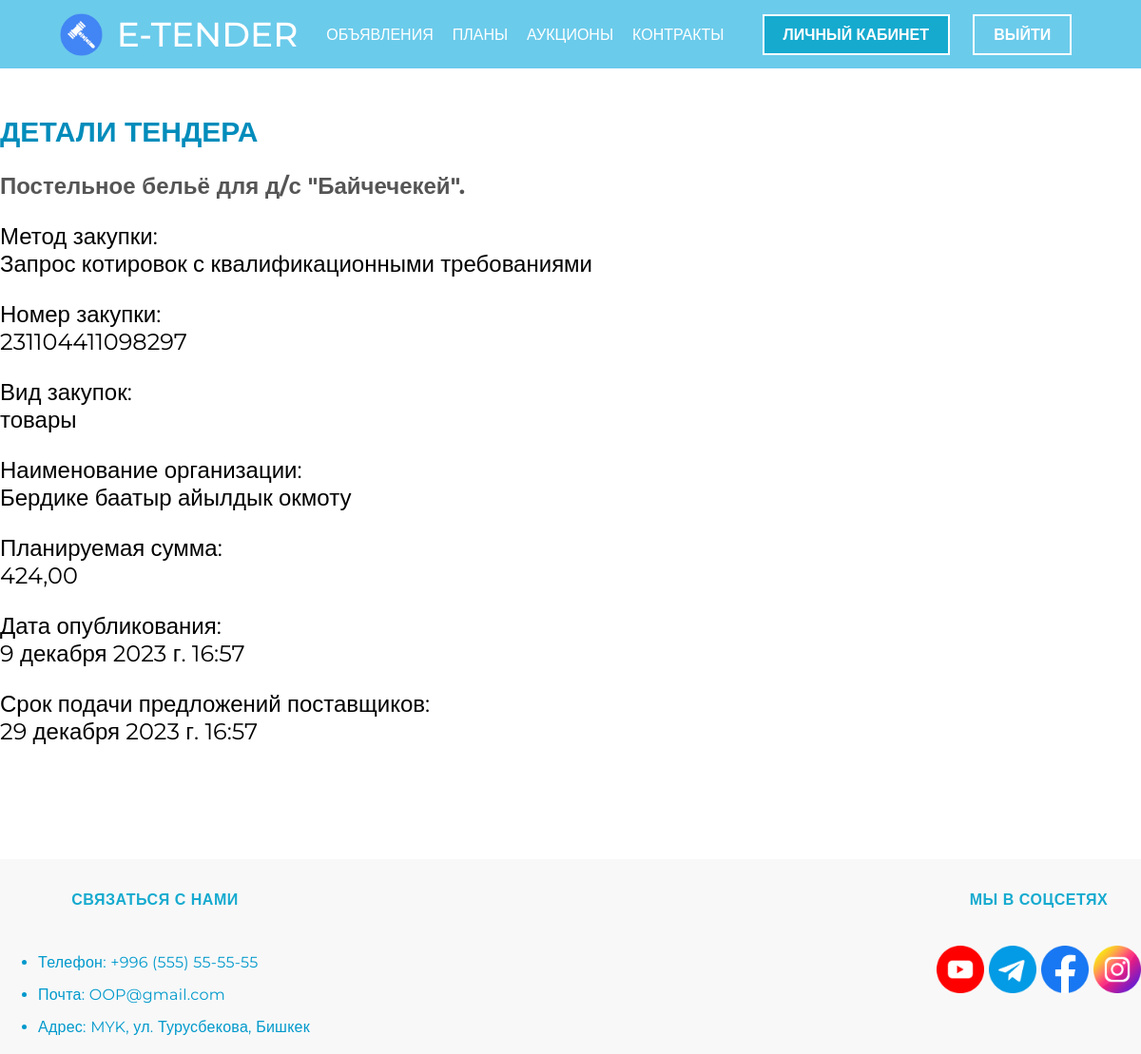
Page /tender/3/ (signed in) on the committed database.
### etender/models.py (models this page shows, shortened)
class Tender(models.Model):
    user = models.ForeignKey(User, on_delete=models.CASCADE, null=True, blank=True)
    purchase_name = models.CharField(max_length=100, verbose_name='Наименование закупки')
    purchase_method = models.CharField(max_length=100, verbose_name='Метод закупки')
    purchase_number = models.CharField(max_length=100, verbose_name='Номер закупки')
    purchase_type = models.CharField(max_length=100, verbose_name='Вид закупок')
    organization_name = models.CharField(max_length=100, verbose_name='Наименование организации')
    planned_amount = models.DecimalField(max_digits=10, decimal_places=2, verbose_name='Планируемая сумма')
    publication_date = models.DateTimeField(verbose_name='Дата опубликования')
    proposal_deadline = models.DateTimeField(verbose_name='Срок подачи предложений поставщиков')

### etender/views.py (the view)
# urls.py: path('tender/<int:tender_id>/', tender_detail, name='tender_detail'),
@login_required
def tender_detail(request, tender_id):
    tender = get_object_or_404(Tender, id=tender_id)
    if request.method == 'POST' and 'edit_tender' in request.POST:
        if request.user == tender.user:
            return redirect('tender_detail', tender_id=tender.id)
        else:
            return HttpResponse("У вас нет прав на редактирование этого тендера.")
    elif request.method == 'POST' and 'delete_tender' in request.POST:
        if request.user == tender.user:
            return redirect('ads')
        else:
            return HttpResponse("У вас нет прав на удаление этого тендера.")
    else:
        context = {
            'navigation_links': navigation_links,
            'registration_links': registration_links,
            'tender': tender,
        }
        return render(request, 'etender/html/tender_detail.html', context)

### etender/templates/etender/html/tender_detail.html (shortened to what this page needs)
{% load static %}
{% include 'etender/html/header.html' %}
<link rel="stylesheet" type="text/css" href="{% static 'etender/css/tender_detail.css' %}">
<div class="container">
    <section class="tender-detail-section">
        <h2>Детали тендера</h2>
        <div class="content">
            <h3>{{ tender.purchase_name }}</h3>
            <p>Метод закупки:<br> {{ tender.purchase_method }}</p>
            <p>Номер закупки:<br> {{ tender.purchase_number }}</p>
            <p>Вид закупок:<br> {{ tender.purchase_type }}</p>
            <p>Наименование организации:<br> {{ tender.organization_name }}</p>
            <p>Планируемая сумма:<br> {{ tender.planned_amount }}</p>
            <p>Дата опубликования:<br> {{ tender.publication_date }}</p>
            <p>Срок подачи предложений поставщиков:<br> {{ tender.proposal_deadline }}</p>
        </div>
    </section>
</div>
{% include 'etender/html/footer.html' %}

### etender/static/etender/css/style.css (style rules this page uses)
body { margin: 0; font-family: 'Montserrat', sans-serif; }
.container { margin: 0 auto; max-width: 1200px; }
h2 { color:#008cbb; text-transform: uppercase; }

### etender/static/etender/css/tender_detail.css (style rules this page uses)
.tender-detail-section { margin: 10% 0; }
.tender-detail-section h2 { font-size: 30px; margin-bottom: 20px; color: #008cbb; }
.tender-detail-section .content { font-size: 18px; color: #555; }
.tender-detail-section .content h3 { font-size: 24px; margin-bottom: 10px; }
.tender-detail-section .content p { margin-bottom: 10px; }
.content p { color:black; font-size:24px }

### rows in the picture
Tender: purchase_name "Постельное бельё для д/с \"Байчечекей\".", purchase_method "Запрос котировок с квалификационными требованиями", purchase_number "231104411098297", purchase_type "товары", organization_name "Бердике баатыр айылдык окмоту", planned_amount "424,00", publication_date "9 декабря 2023 г. 16:57", proposal_deadline "29 декабря 2023 г. 16:57"

### other values in the picture
{{ link.title }} "ОБЪЯВЛЕНИЯ" "ПЛАНЫ" "АУКЦИОНЫ" "КОНТРАКТЫ"
